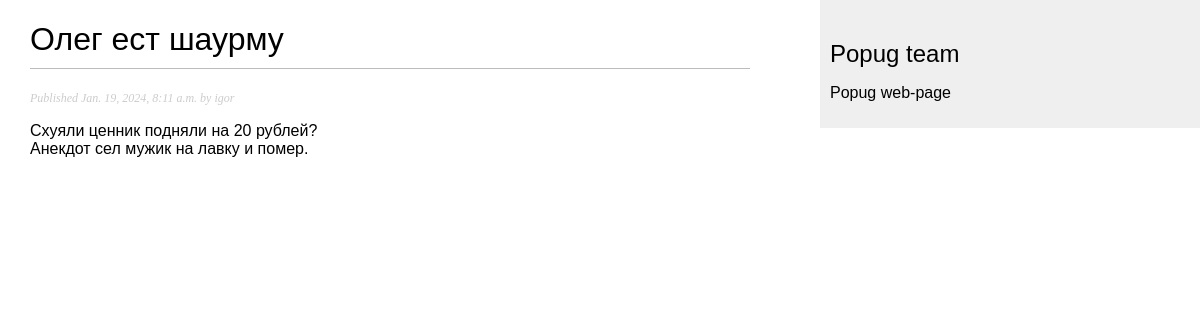
Page /blog/1/ on the committed database.
### blog/models.py (models this page shows, shortened)
class Post(models.Model):
    slug = models.SlugField(max_length=250,
                            unique_for_date='publish')
    class Status(models.TextChoices):
        DRAFT = 'DF', 'Draft'
        PUBLISHED = 'PB', 'Published'
    title = models.CharField(max_length=250)
    slug = models.SlugField(max_length=250)
    author = models.ForeignKey(User,
                               on_delete=models.CASCADE,
                               related_name='blog_posts')
    body = models.TextField()
    publish = models.DateTimeField(default=timezone.now)
    created = models.DateTimeField(auto_now_add=True)
    updated = models.DateTimeField(auto_now=True)
    status = models.CharField(max_length=2,
                              choices=Status.choices,
                              default=Status.DRAFT)
    objects = models.Manager() # The default manager.
    published = PublishedManager() # Our custom manager.
    class Meta:
        ordering = ['-publish']
        indexes = [
            models.Index(fields=['-publish']),
        ]

### blog/views.py (the view)
# urls.py: path('<int:id>/', views.post_detail, name='post_detail'),
def post_detail(request, id):
    post = get_object_or_404(Post,
                             id=id,
                             status=Post.Status.PUBLISHED)
    return render(request,
                  'blog/post/detail.html',
                  {'post': post})

### blog/templates/blog/post/detail.html (shortened to what this page needs)
{% extends "blog/base.html" %}
{% block content %}
  <h1>{{ post.title }}</h1>
  <p class="date">
    Published {{ post.publish }} by {{ post.author }}
  </p>
  {{ post.body|linebreaks }}
{% endblock %}

### blog/static/css/blog.css (style rules this page uses)
body { margin:0; padding:0; font-family:helvetica, sans-serif; }
h1 { font-weight:normal; border-bottom:1px solid #bbb; padding:0 0 10px 0; }
p.date { color:#ccc; font-family: georgia, serif; font-size: 12px; font-style: italic; }

### rows in the picture
Post: title "Олег ест шаурму", publish "Jan. 19, 2024, 8:11 a.m.", author "igor", body "Схуяли ценник подняли на 20 рублей? Анекдот сел мужик на лавку и помер."
